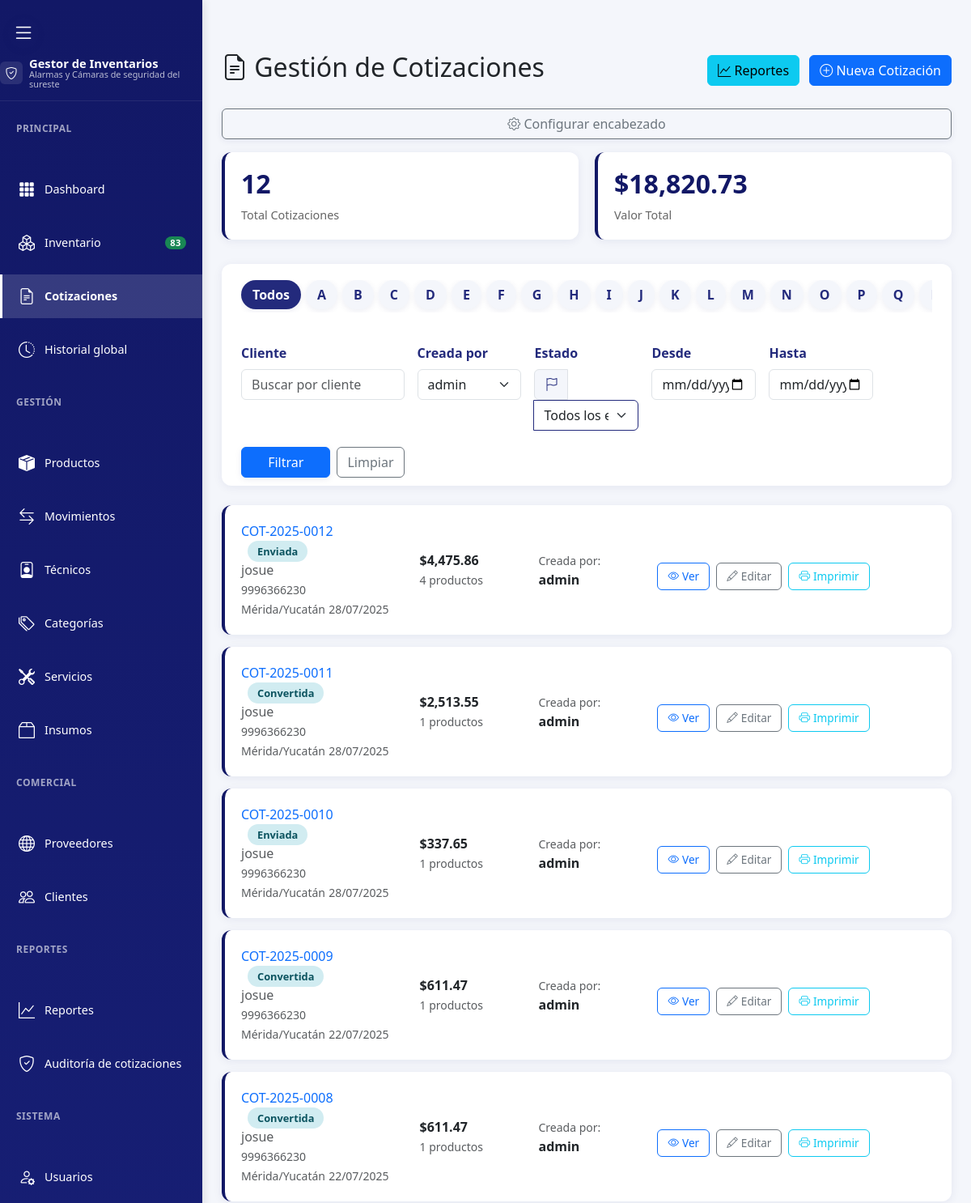
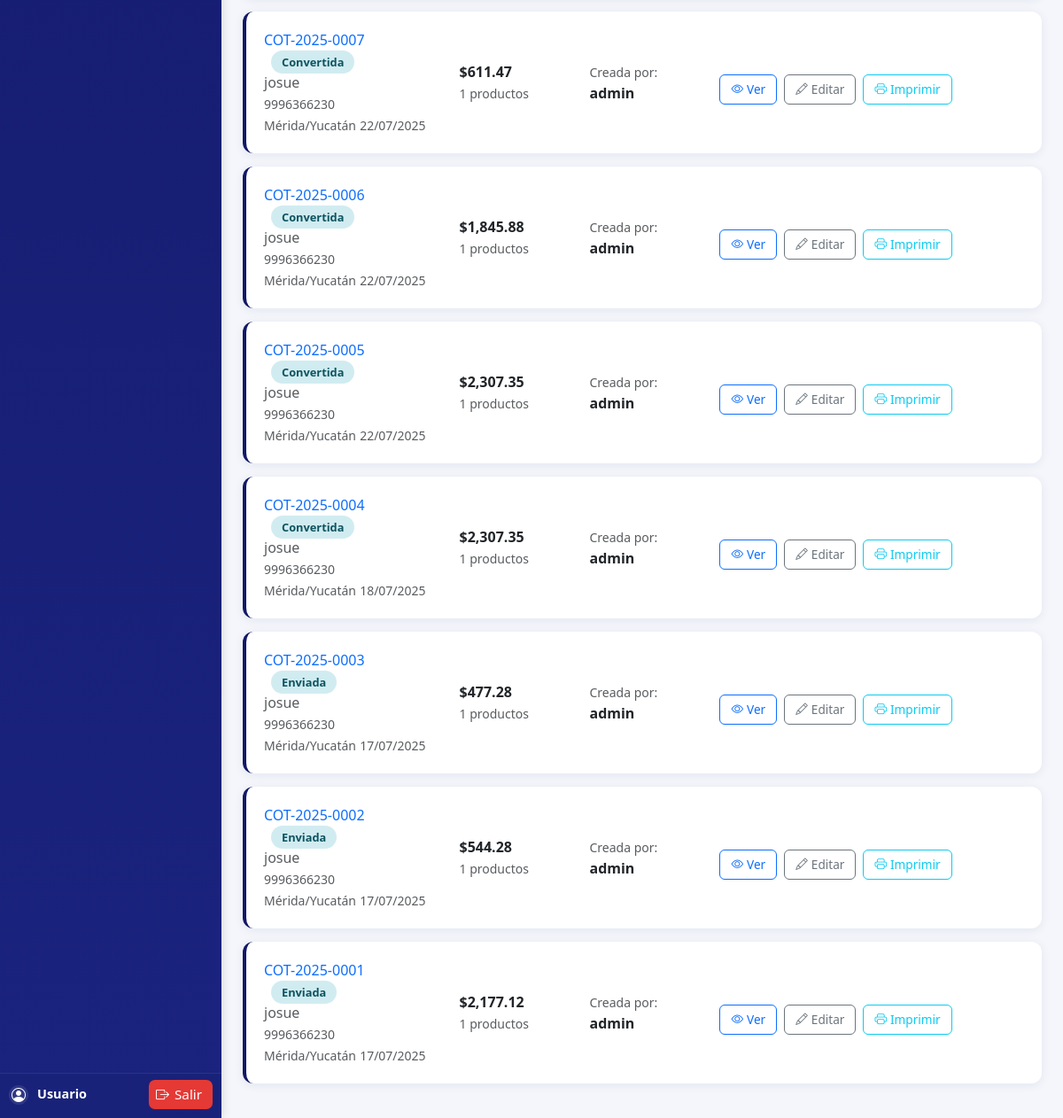
/cotizaciones/index.php (signed in), run on the app's committed database (2 pictures, top to bottom).
### tables this page shows
CREATE TABLE `cotizaciones` (
  `cotizacion_id` int(11) NOT NULL,
  `numero_cotizacion` varchar(20) NOT NULL,
  `cliente_id` int(11) NOT NULL,
  `fecha_cotizacion` date DEFAULT NULL,
  `validez_dias` int(11) DEFAULT NULL,
  `subtotal` decimal(10,2) DEFAULT NULL,
  `descuento_porcentaje` decimal(5,2) DEFAULT NULL,
  `descuento_monto` decimal(10,2) DEFAULT NULL,
  `total` decimal(10,2) DEFAULT NULL,
  `condiciones_pago` text DEFAULT NULL,
  `observaciones` text DEFAULT NULL,
  `estado_id` int(11) NOT NULL,
  `user_id` int(11) DEFAULT NULL,
  `created_at` timestamp NOT NULL DEFAULT current_timestamp(),
  `updated_at` timestamp NOT NULL DEFAULT current_timestamp() ON UPDATE current_timestamp()
);

CREATE TABLE `est_cotizacion` (
  `est_cot_id` int(11) NOT NULL,
  `nombre_estado` varchar(50) NOT NULL
);

CREATE TABLE `clientes` (
  `cliente_id` int(11) NOT NULL,
  `nombre` varchar(100) NOT NULL,
  `telefono` varchar(20) DEFAULT NULL,
  `ubicacion` varchar(100) DEFAULT NULL,
  `email` varchar(100) DEFAULT NULL
);

CREATE TABLE `users` (
  `user_id` int(11) NOT NULL,
  `username` varchar(50) NOT NULL,
  `email` varchar(100) NOT NULL,
  `password` varchar(255) NOT NULL,
  `first_name` varchar(50) DEFAULT NULL,
  `last_name` varchar(50) DEFAULT NULL,
  `phone` varchar(20) DEFAULT NULL,
  `role_id` int(11) NOT NULL,
  `custom_permissions` longtext DEFAULT NULL CHECK (json_valid(`custom_permissions`)),
  `is_active` tinyint(1) DEFAULT 1,
  `last_login` timestamp NULL DEFAULT NULL,
  `created_at` timestamp NOT NULL DEFAULT current_timestamp(),
  `updated_at` timestamp NOT NULL DEFAULT current_timestamp() ON UPDATE current_timestamp()
);

### cotizaciones/partials/lista.php (the view, shortened to what this page needs)
<?php if (isset($cotizaciones) && $cotizaciones->num_rows > 0): ?>
    <?php while ($cot = $cotizaciones->fetch_assoc()): ?>
        <div class="cotizacion-card">
            <div class="row align-items-center">
                <div class="col-md-3">
                    <a href="ver.php?id=<?= $cot['cotizacion_id'] ?>" class="text-decoration-none">
                        <?= htmlspecialchars($cot['numero_cotizacion']) ?>
                    </a>
                    <span class="estado-badge estado-<?= strtolower($cot['estado']) ?> ms-2">
                        <?= htmlspecialchars($cot['estado']) ?>
                    </span>
                    <p class="text-muted mb-0"><?= htmlspecialchars($cot['cliente_nombre_real'] ?? $cot['cliente_nombre']) ?></p>
                    <small class="text-muted"><?= htmlspecialchars($cot['cliente_telefono_real'] ?? $cot['cliente_telefono']) ?></small><br>
                    <small class="text-muted"><?= htmlspecialchars($cot['cliente_direccion_real'] ?? $cot['cliente_ubicacion']) ?></small>
                    <small class="text-muted"><?= date('d/m/Y', strtotime($cot['fecha_cotizacion'])) ?></small>
                </div>
                <div class="col-md-2">
                    <strong>$<?= number_format($cot['total'], 2) ?></strong>
                    <br><small class="text-muted"><?= $cot['total_productos'] ?> productos</small>
                </div>
                <div class="col-md-2">
                    <small class="text-muted">Creada por:</small><br>
                    <strong><?= htmlspecialchars($cot['usuario_nombre'] ?? 'Sistema') ?></strong>
                </div>
                <div class="col-md-3">
                    <div class="acciones-cotizacion">
                        <a href="ver.php?id=<?= $cot['cotizacion_id'] ?>" class="btn-accion btn btn-outline-primary">
                            <i class="bi bi-eye"></i> Ver
                        </a>
                        <a href="editar.php?id=<?= $cot['cotizacion_id'] ?>" class="btn-accion btn btn-outline-secondary">
                            <i class="bi bi-pencil"></i> Editar
                        </a>
                        <a href="ver.php?id=<?= $cot['cotizacion_id'] ?>&imprimir=1" class="btn-accion btn btn-outline-info" target="_blank">
                            <i class="bi bi-printer"></i> Imprimir
                        </a>
                    </div>
                </div>
            </div>
        </div>
    <?php endwhile; ?>
<?php endif; ?>

### assets/css/style.css (style rules this page uses)
* { margin: 0; padding: 0; box-sizing: border-box; }
body { font-family: 'Montserrat', 'Segoe UI', Tahoma, Geneva, Verdana, sans-serif; background-color: #f4f6fb; color: #232a7c; line-height: 1.6; display: flex; min-height: 100vh; }

### cotizaciones/index.php (style rules this page uses)
body { background: #f4f6fb; }
.cotizacion-card { background: #fff; border-radius: 12px; padding: 20px; margin-bottom: 15px; box-shadow: 0 2px 12px rgba(18,24,102,0.07); border-left: 4px solid #121866; transition: transform 0.2s ease; }
.estado-badge { padding: 4px 12px; border-radius: 20px; font-size: 0.8rem; font-weight: 600; }
.estado-enviada { background: #d1ecf1; color: #0c5460; }
.estado-convertida { background: #d1ecf1; color: #0c5460; }
.acciones-cotizacion { display: flex; gap: 8px; margin-top: 15px; }
.btn-accion { padding: 6px 12px; border-radius: 6px; font-size: 0.85rem; text-decoration: none; display: inline-flex; align-items: center; gap: 4px; }

### data on the page
cotizaciones: numero_cotizacion "COT-2025-0012", est_cotizacion.nombre_estado "Enviada", cliente.nombre "josue", cliente.telefono "9996366230", cliente.ubicacion "Mérida/Yucatán", fecha_cotizacion "28/07/2025", total "4,475.86", total_productos "4", user.username "admin"
cotizaciones: numero_cotizacion "COT-2025-0011", est_cotizacion.nombre_estado "Convertida", cliente.nombre "josue", cliente.telefono "9996366230", cliente.ubicacion "Mérida/Yucatán", fecha_cotizacion "28/07/2025", total "2,513.55", total_productos "1", user.username "admin"
cotizaciones: numero_cotizacion "COT-2025-0010", est_cotizacion.nombre_estado "Enviada", cliente.nombre "josue", cliente.telefono "9996366230", cliente.ubicacion "Mérida/Yucatán", fecha_cotizacion "28/07/2025", total "337.65", total_productos "1", user.username "admin"
cotizaciones: numero_cotizacion "COT-2025-0009", est_cotizacion.nombre_estado "Convertida", cliente.nombre "josue", cliente.telefono "9996366230", cliente.ubicacion "Mérida/Yucatán", fecha_cotizacion "22/07/2025", total "611.47", total_productos "1", user.username "admin"
cotizaciones: numero_cotizacion "COT-2025-0008", est_cotizacion.nombre_estado "Convertida", cliente.nombre "josue", cliente.telefono "9996366230", cliente.ubicacion "Mérida/Yucatán", fecha_cotizacion "22/07/2025", total "611.47", total_productos "1", user.username "admin"
cotizaciones: numero_cotizacion "COT-2025-0007", est_cotizacion.nombre_estado "Convertida", cliente.nombre "josue", cliente.telefono "9996366230", cliente.ubicacion "Mérida/Yucatán", fecha_cotizacion "22/07/2025", total "611.47", total_productos "1", user.username "admin"
cotizaciones: numero_cotizacion "COT-2025-0006", est_cotizacion.nombre_estado "Convertida", cliente.nombre "josue", cliente.telefono "9996366230", cliente.ubicacion "Mérida/Yucatán", fecha_cotizacion "22/07/2025", total "1,845.88", total_productos "1", user.username "admin"
cotizaciones: numero_cotizacion "COT-2025-0005", est_cotizacion.nombre_estado "Convertida", cliente.nombre "josue", cliente.telefono "9996366230", cliente.ubicacion "Mérida/Yucatán", fecha_cotizacion "22/07/2025", total "2,307.35", total_productos "1", user.username "admin"
cotizaciones: numero_cotizacion "COT-2025-0004", est_cotizacion.nombre_estado "Convertida", cliente.nombre "josue", cliente.telefono "9996366230", cliente.ubicacion "Mérida/Yucatán", fecha_cotizacion "18/07/2025", total "2,307.35", total_productos "1", user.username "admin"
cotizaciones: numero_cotizacion "COT-2025-0003", est_cotizacion.nombre_estado "Enviada", cliente.nombre "josue", cliente.telefono "9996366230", cliente.ubicacion "Mérida/Yucatán", fecha_cotizacion "17/07/2025", total "477.28", total_productos "1", user.username "admin"
cotizaciones: numero_cotizacion "COT-2025-0002", est_cotizacion.nombre_estado "Enviada", cliente.nombre "josue", cliente.telefono "9996366230", cliente.ubicacion "Mérida/Yucatán", fecha_cotizacion "17/07/2025", total "544.28", total_productos "1", user.username "admin"
cotizaciones: numero_cotizacion "COT-2025-0001", est_cotizacion.nombre_estado "Enviada", cliente.nombre "josue", cliente.telefono "9996366230", cliente.ubicacion "Mérida/Yucatán", fecha_cotizacion "17/07/2025", total "2,177.12", total_productos "1", user.username "admin"

### other printed values
$total_products "83"
$stats['total_cotizaciones'] "12"
$stats['total_valor'] "18,820.73"
$letra "A"
$letra "B"
$letra "C"
$letra "D"
$letra "E"
$letra "F"
$letra "G"
$letra "H"
$letra "I"
$letra "J"
$letra "K"
$letra "L"
